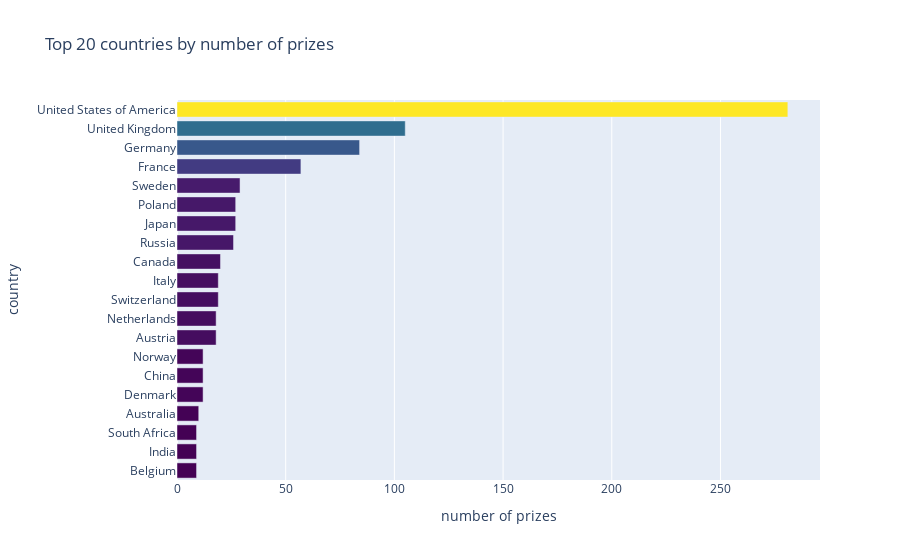

The notebook cell this image was saved under:
### Code cell
fig = px.bar(
    top20_countries,
    color="value",
    labels={"value": "number of prizes", "birth_country_current": "country"},
    orientation="h",
    color_continuous_scale="Viridis",
    title="Top 20 countries by number of prizes",
)
fig.update_layout(
    yaxis=dict(categoryorder="total ascending"), coloraxis_showscale=False
)

### Figure 1 — Plotly figure (JSON) as saved in the notebook; plotly's stock layout.template omitted (floating-point values rounded to 4 significant figures)
{"data": [{"alignmentgroup": "True", "hovertemplate": "number of prizes=%{marker.color}<br>country=%{y}<extra></extra>", "legendgroup": "", "marker": {"color": [281, 105, 84, 57, 29, 27, 27, 26, 20, 19, 19, 18, 18, 12, 12, 12, 10, 9, 9, 9], "coloraxis": "coloraxis", "pattern": {"shape": ""}}, "name": "", "offsetgroup": "", "orientation": "h", "showlegend": false, "textposition": "auto", "type": "bar", "x": [281, 105, 84, 57, 29, 27, 27, 26, 20, 19, 19, 18, 18, 12, 12, 12, 10, 9, 9, 9], "xaxis": "x", "y": ["United States of America", "United Kingdom", "Germany", "France", "Sweden", "Japan", "Poland", "Russia", "Canada", "Switzerland", "Italy", "Austria", "Netherlands", "Denmark", "China", "Norway", "Australia", "Belgium", "India", "South Africa"], "yaxis": "y"}], "layout": {"barmode": "relative", "coloraxis": {"colorbar": {"title": {"text": "number of prizes"}}, "colorscale": [[0, "#440154"], [0.1111, "#482878"], [0.2222, "#3e4989"], [0.3333, "#31688e"], [0.4444, "#26828e"], [0.5556, "#1f9e89"], [0.6667, "#35b779"], [0.7778, "#6ece58"], [0.8889, "#b5de2b"], [1, "#fde725"]], "showscale": false}, "legend": {"tracegroupgap": 0}, "title": {"text": "Top 20 countries by number of prizes"}, "xaxis": {"anchor": "y", "domain": [0, 1], "title": {"text": "number of prizes"}}, "yaxis": {"anchor": "x", "categoryorder": "total ascending", "domain": [0, 1], "title": {"text": "country"}}}}
